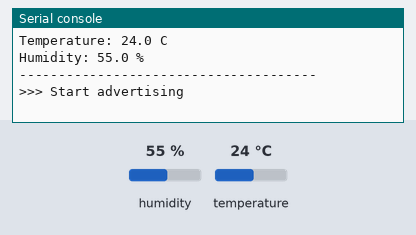
The program below on a simulated CircuitPython board. Parts: the last lines printed to the serial console. Inputs (shaded band) come from the test bench; at power-on: humidity 55 %, temperature 24 °C. Nothing arrives over Bluetooth unless stated; library files of the repository ran but are not shown: SensorApp.py.

Above: at 1.2 s.
1.3 s: humidity set to 22 %
At 2.6 s:
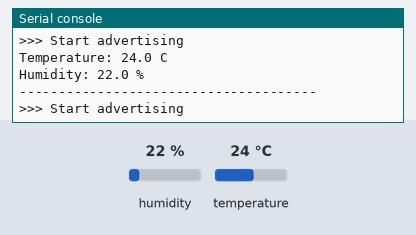
2.8 s: temperature set to 12 °C
4.3 s: humidity set to 40 %
At 5.5 s:
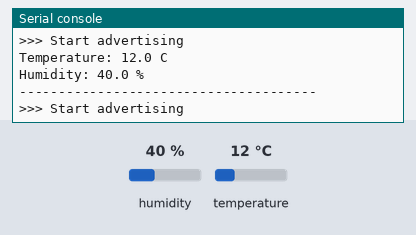
Timing chart, 0 to 7.3 s (numbered marks = the images above; inputs shaded):
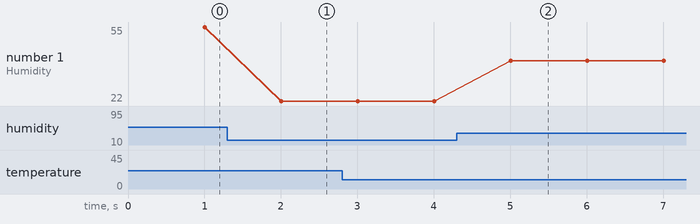

Measured:
- after the input at 1.3 s, the serial console: prints a new line after 0.70 s (image 1)
- after the input at 4.3 s, the serial console: prints a new line after 0.71 s (image 2)
- plotted number 1: 55 → 22 after the input at 1.3 s, 22 → 40 after the input at 4.3 s

The program:

code.py
```python
"""
*****************************************************************************
Copyright 2023 Silicon Laboratories Inc. www.silabs.com
*****************************************************************************
SPDX-License-Identifier: Zlib

The licensor of this software is Silicon Laboratories Inc.

This software is provided \'as-is\', without any express or implied
warranty. In no event will the authors be held liable for any damages
arising from the use of this software.

Permission is granted to anyone to use this software for any purpose,
including commercial applications, and to alter it and redistribute it
freely, subject to the following restrictions:

1. The origin of this software must not be misrepresented; you must not
   claim that you wrote the original software. If you use this software
   in a product, an acknowledgment in the product documentation would be
   appreciated but is not required.
2. Altered source versions must be plainly marked as such, and must not be
   misrepresented as being the original software.
3. This notice may not be removed or altered from any source distribution.

*****************************************************************************
# EXPERIMENTAL QUALITY
This code has not been formally tested and is provided as-is. It is not
suitable for production environments. In addition, this code will not be
maintained and there may be no bug maintenance planned for these resources.
Silicon Labs may update projects from time to time.
******************************************************************************
"""
from SensorApp import SensorApp
from SensorApp import EnvironmentalSensingService, BLERadio

DEVICE_NAME = 'CP_HUM_SENSOR'


# application init
app = SensorApp(
   EnvironmentalSensingService(),
   BLERadio(),
)

# config the advertisement
app.configure_advertisement(DEVICE_NAME)

# start looping the main function
while True:
   app.main_function()
```
